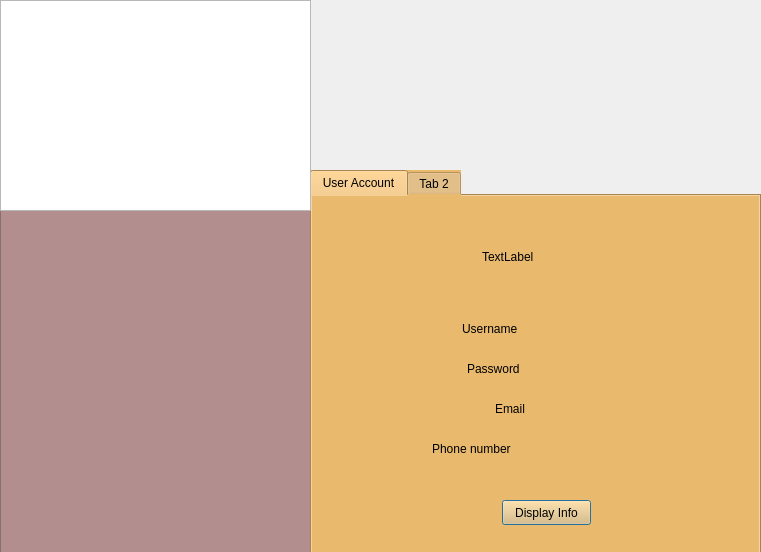
<?xml version="1.0" encoding="UTF-8"?>
<ui version="4.0">
 <class>Homepage</class>
 <widget class="QDialog" name="Homepage">
  <property name="geometry">
   <rect>
    <x>0</x>
    <y>0</y>
    <width>761</width>
    <height>552</height>
   </rect>
  </property>
  <property name="windowTitle">
   <string>Dialog</string>
  </property>
  <widget class="QListView" name="listView">
   <property name="geometry">
    <rect>
     <x>0</x>
     <y>0</y>
     <width>311</width>
     <height>561</height>
    </rect>
   </property>
   <property name="styleSheet">
    <string notr="true">background-color: rgb(178, 142, 142);</string>
   </property>
  </widget>
  <widget class="QTabWidget" name="tabWidget">
   <property name="geometry">
    <rect>
     <x>310</x>
     <y>170</y>
     <width>451</width>
     <height>391</height>
    </rect>
   </property>
   <property name="styleSheet">
    <string notr="true">background-color: rgb(233, 185, 110);</string>
   </property>
   <property name="currentIndex">
    <number>0</number>
   </property>
   <widget class="QWidget" name="tab">
    <attribute name="title">
     <string>User Account</string>
    </attribute>
    <widget class="QLabel" name="label">
     <property name="geometry">
      <rect>
       <x>170</x>
       <y>0</y>
       <width>121</width>
       <height>121</height>
      </rect>
     </property>
     <property name="text">
      <string>TextLabel</string>
     </property>
    </widget>
    <widget class="QLabel" name="label_phone">
     <property name="geometry">
      <rect>
       <x>120</x>
       <y>244</y>
       <width>101</width>
       <height>17</height>
      </rect>
     </property>
     <property name="text">
      <string>Phone number</string>
     </property>
    </widget>
    <widget class="QLabel" name="label_username">
     <property name="geometry">
      <rect>
       <x>150</x>
       <y>124</y>
       <width>71</width>
       <height>17</height>
      </rect>
     </property>
     <property name="text">
      <string>Username</string>
     </property>
    </widget>
    <widget class="QLabel" name="label_password">
     <property name="geometry">
      <rect>
       <x>155</x>
       <y>164</y>
       <width>71</width>
       <height>17</height>
      </rect>
     </property>
     <property name="text">
      <string>Password</string>
     </property>
    </widget>
    <widget class="QLabel" name="label_2">
     <property name="geometry">
      <rect>
       <x>183</x>
       <y>204</y>
       <width>41</width>
       <height>17</height>
      </rect>
     </property>
     <property name="text">
      <string>Email</string>
     </property>
    </widget>
    <widget class="QLabel" name="label_user">
     <property name="geometry">
      <rect>
       <x>230</x>
       <y>124</y>
       <width>151</width>
       <height>17</height>
      </rect>
     </property>
     <property name="text">
      <string/>
     </property>
    </widget>
    <widget class="QLabel" name="label_pass">
     <property name="geometry">
      <rect>
       <x>230</x>
       <y>164</y>
       <width>151</width>
       <height>17</height>
      </rect>
     </property>
     <property name="text">
      <string/>
     </property>
    </widget>
    <widget class="QLabel" name="label_email">
     <property name="geometry">
      <rect>
       <x>230</x>
       <y>204</y>
       <width>151</width>
       <height>17</height>
      </rect>
     </property>
     <property name="text">
      <string/>
     </property>
    </widget>
    <widget class="QLabel" name="label_phone_2">
     <property name="geometry">
      <rect>
       <x>230</x>
       <y>244</y>
       <width>151</width>
       <height>17</height>
      </rect>
     </property>
     <property name="text">
      <string/>
     </property>
    </widget>
    <widget class="QPushButton" name="pushButton_display">
     <property name="geometry">
      <rect>
       <x>190</x>
       <y>304</y>
       <width>89</width>
       <height>25</height>
      </rect>
     </property>
     <property name="text">
      <string>Display Info</string>
     </property>
    </widget>
   </widget>
   <widget class="QWidget" name="tab_2">
    <attribute name="title">
     <string>Tab 2</string>
    </attribute>
    <widget class="QPushButton" name="pushButton_server">
     <property name="geometry">
      <rect>
       <x>190</x>
       <y>120</y>
       <width>89</width>
       <height>25</height>
      </rect>
     </property>
     <property name="text">
      <string>Server</string>
     </property>
    </widget>
    <widget class="QPushButton" name="pushButton_client">
     <property name="geometry">
      <rect>
       <x>190</x>
       <y>210</y>
       <width>89</width>
       <height>25</height>
      </rect>
     </property>
     <property name="text">
      <string>Client</string>
     </property>
    </widget>
   </widget>
  </widget>
  <widget class="QTableView" name="tableView">
   <property name="geometry">
    <rect>
     <x>0</x>
     <y>0</y>
     <width>311</width>
     <height>211</height>
    </rect>
   </property>
  </widget>
 </widget>
 <resources/>
 <connections/>
</ui>
